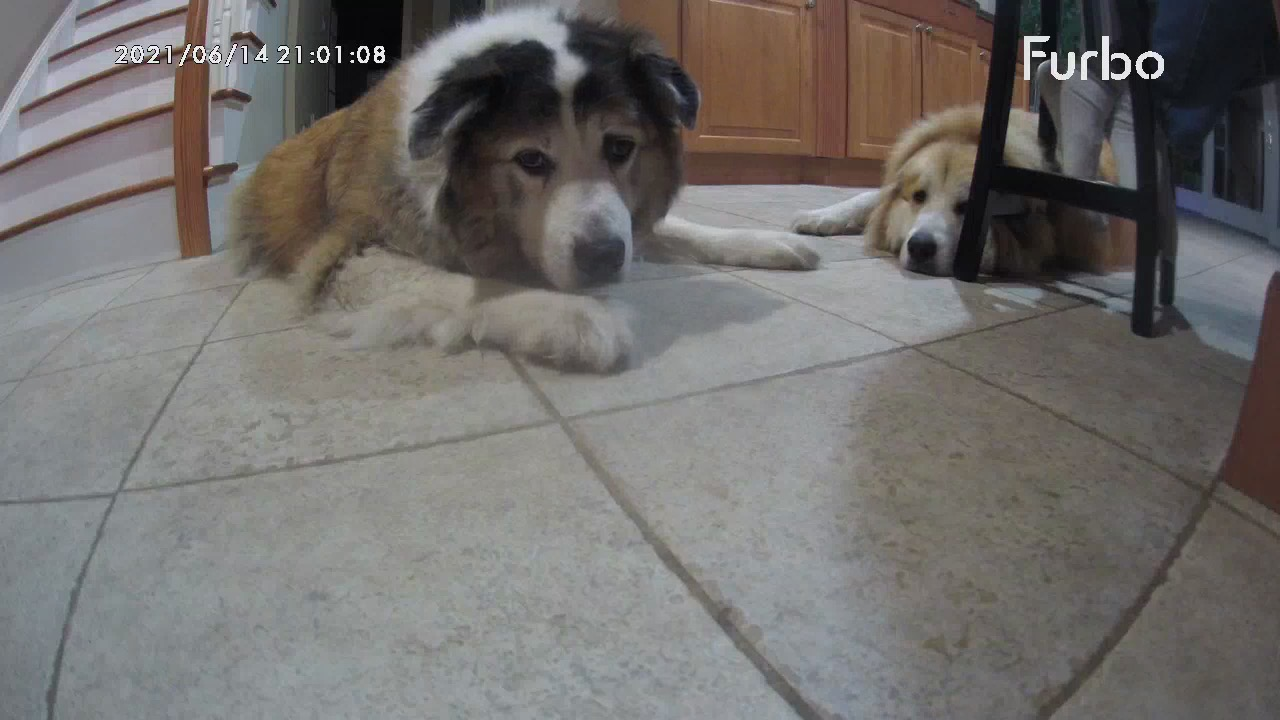
#> input picture experiments/test_images/test1.jpg, 1280 x 720 px
$ python -i process_frames.py   (imports and definitions only)
#> lines starting #> are read from the running program, lines starting #| are printed output that depends on the picture
#> further down, picture is the input picture: shape (720, 1280, 3); mean B, G, R 108.9, 111.1, 114
''' FRAME PROCESSING FUNCTIONS '''
import cv2
import numpy as np

# Perform histogram equalization on image (to improve contrast)
def histogram_equalization(img):
    # Convert to YUV color space for processing
    yuv = cv2.cvtColor(img, cv2.COLOR_BGR2YUV)
#> yuv: shape (720, 1280, 3); mean of channels 0, 1, 2 111.8, 126.6, 130

    # Perform histogram equalization
    yuv[:, :, 0] = cv2.equalizeHist(yuv[:, : , 0])
#> yuv: shape (720, 1280, 3); mean of channels 0, 1, 2 128.7, 126.6, 130

    # Convert back to BGR color space
    bgr = cv2.cvtColor(yuv, cv2.COLOR_YUV2BGR)
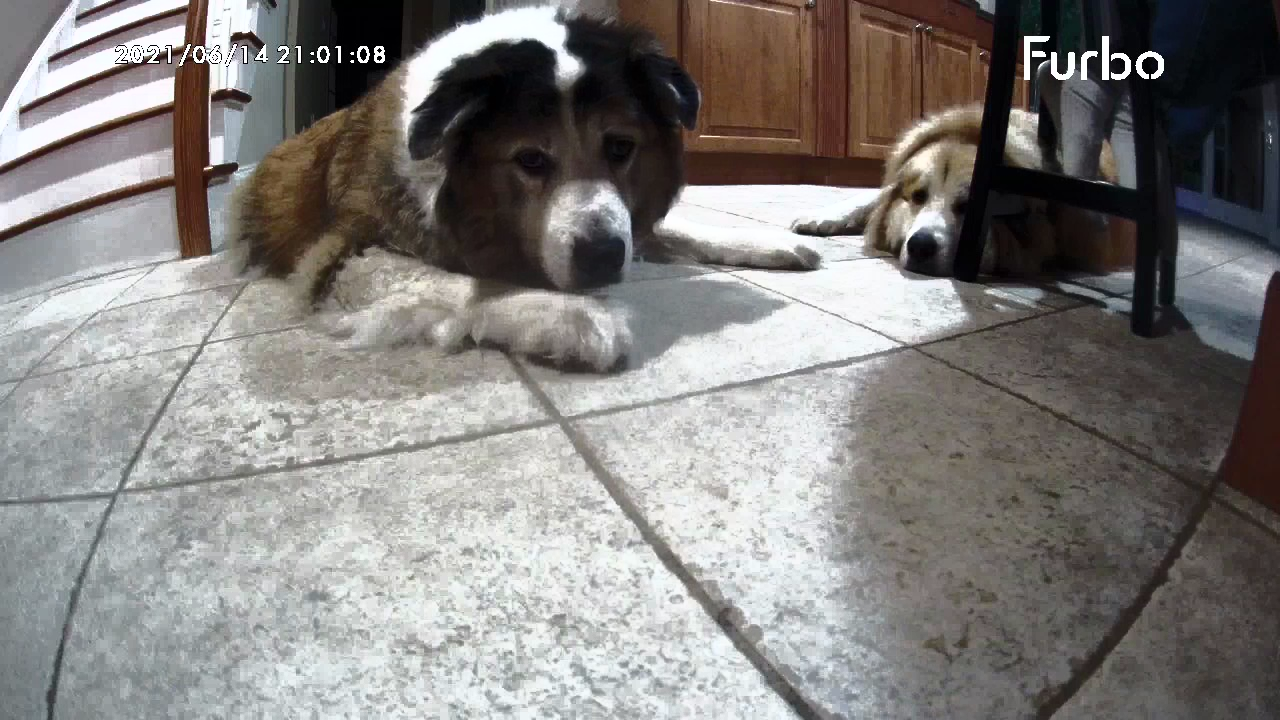
#> bgr: shape (720, 1280, 3); mean B, G, R 125.9, 128.1, 131

    return bgr


# Detect dog in image; produce mask
def get_dog_mask(img, model):
    # Reshape/make into a 'batch' to fit classifier
    x = np.zeros((1, ) + (160, 160) + (3, ), dtype = 'float32')
    img_resized = cv2.resize(img, (160, 160))
    x[0] = img_resized

    # Make prediction
    pred = model.predict(x)

    # Define mask & threshold (so binary)
    mask = np.argmax(pred[0], axis=-1)

    # Markers 0 and 2 specify dog; 1 is background
    # - map 0 and 2 together
    mask[mask == 2] = 0

    # Mask output is in range [0:1]; scale to [0:255]
    mask = mask.astype('float64')
    mask = mask * 255    # Scale by 255
    mask = mask.astype('uint8')

    # Mask is now a binary image; resize to original frame size
    mask_resized = cv2.resize(mask, (img.shape[1], img.shape[0]))

    return mask_resized


# Blur image background (i.e. pixels not containing a dog)
def blur_background(img, mask):
    # Create a blurred copy of image - use large kernel and sigma so not smoothing effect
    blurred = cv2.GaussianBlur(img, (25, 25), 200)

    # Stack mask into three-channels
    mask = np.stack((mask,)*3, axis=-1)

    # Replace background pixels with blurred pixels
    camera_out = np.where(mask == 255, blurred, img)

    return camera_out

>>> import cv2
>>> picture = cv2.imread('../../experiments/test_images/test1.jpg')
>>> result = histogram_equalization(picture)

$ run again, on experiments/test_images/test2.jpg
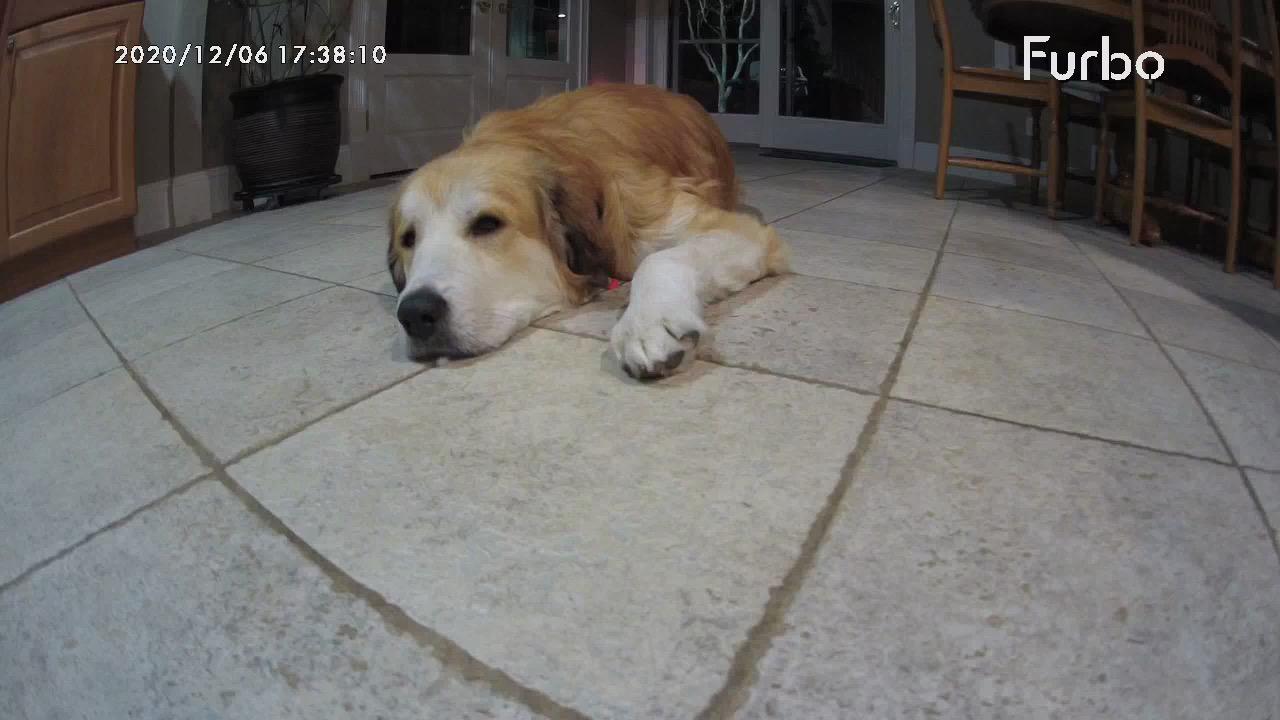
#> input picture experiments/test_images/test2.jpg, 1280 x 720 px
#> picture is the input picture: shape (720, 1280, 3); mean B, G, R 106.8, 109.6, 112.1
#> in histogram_equalization, `bgr = cv2.cvtColor(yuv, cv2.COLOR_YUV2BGR)`:
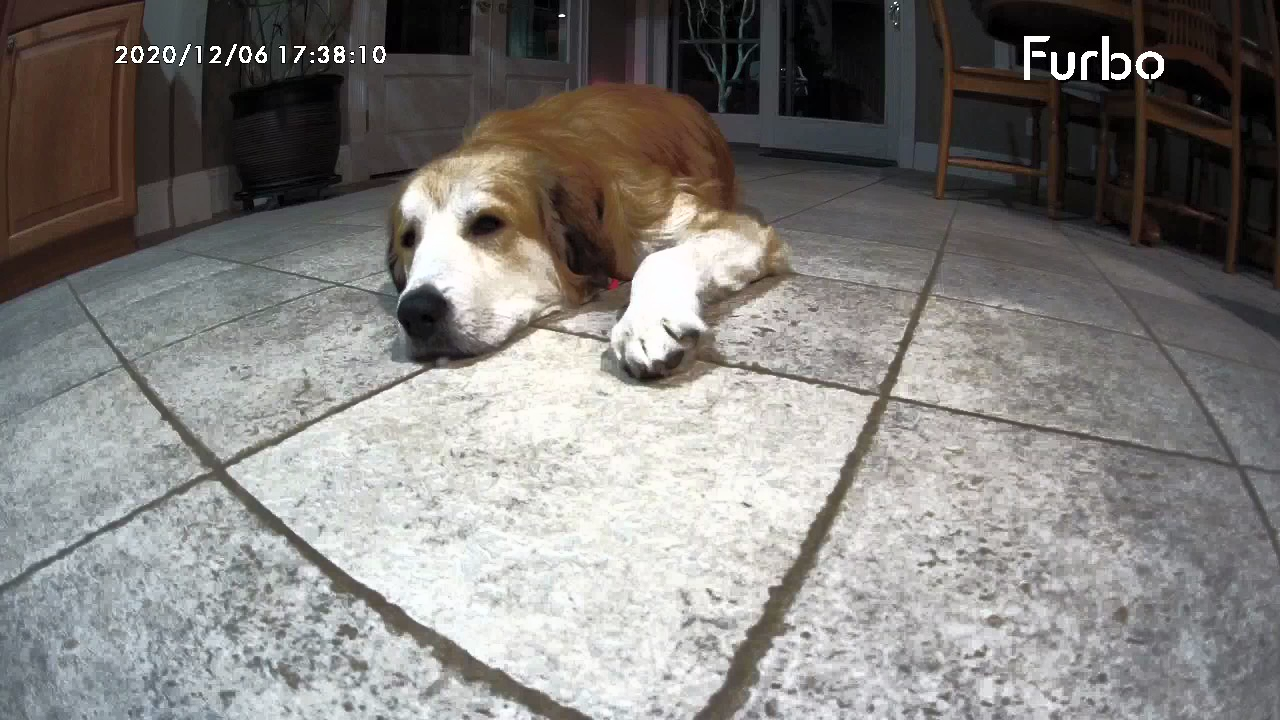
#> bgr: shape (720, 1280, 3); mean B, G, R 125.4, 128.1, 130.7

$ run again, on experiments/test_images/test3.jpg
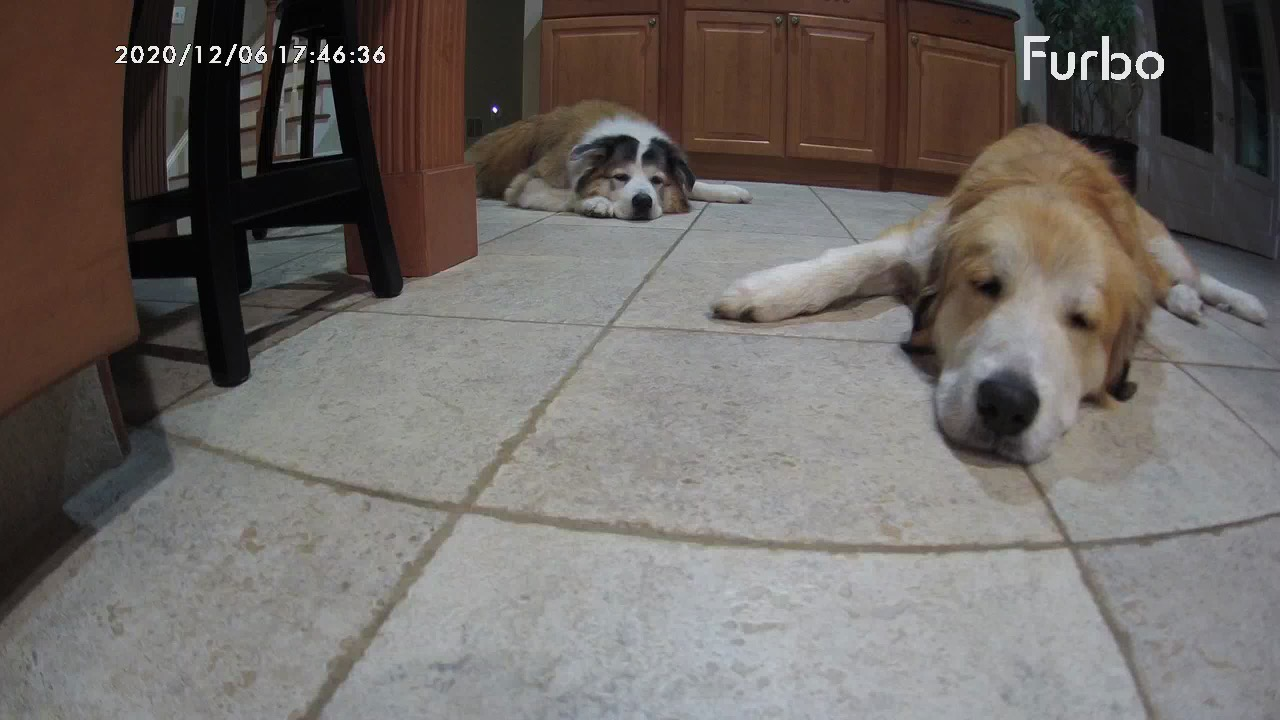
#> input picture experiments/test_images/test3.jpg, 1280 x 720 px
#> picture is the input picture: shape (720, 1280, 3); mean B, G, R 101.2, 104.9, 110.6
#> in histogram_equalization, `bgr = cv2.cvtColor(yuv, cv2.COLOR_YUV2BGR)`:
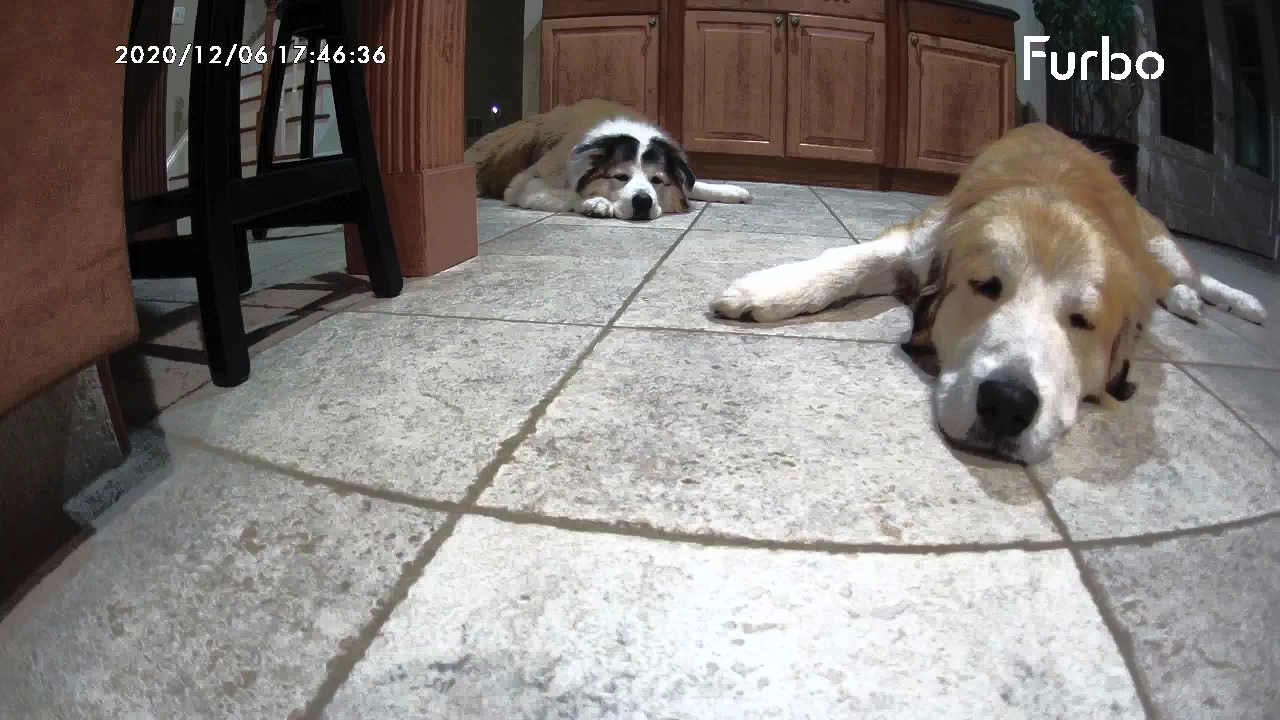
#> bgr: shape (720, 1280, 3); mean B, G, R 123.7, 127.2, 132.9

$ run again, on experiments/test_images/test4.jpg
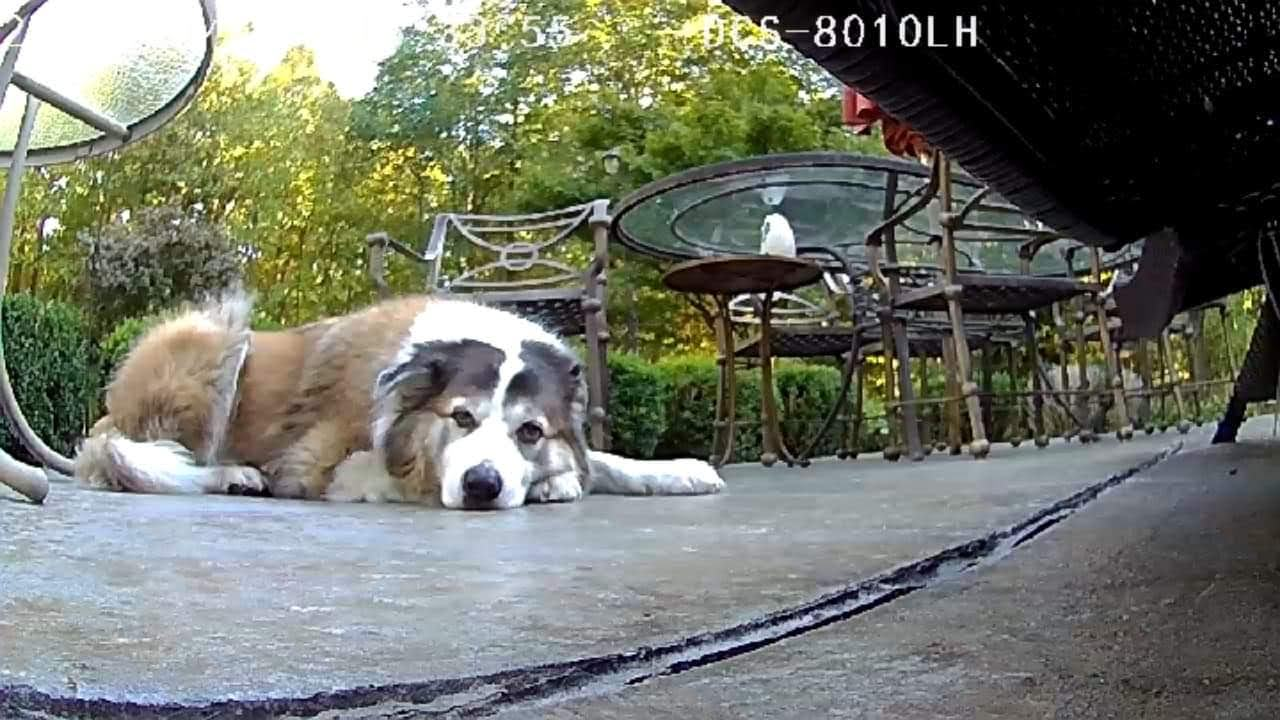
#> input picture experiments/test_images/test4.jpg, 1280 x 720 px
#> picture is the input picture: shape (720, 1280, 3); mean B, G, R 106.2, 117.2, 113.6
#> in histogram_equalization, `bgr = cv2.cvtColor(yuv, cv2.COLOR_YUV2BGR)`:
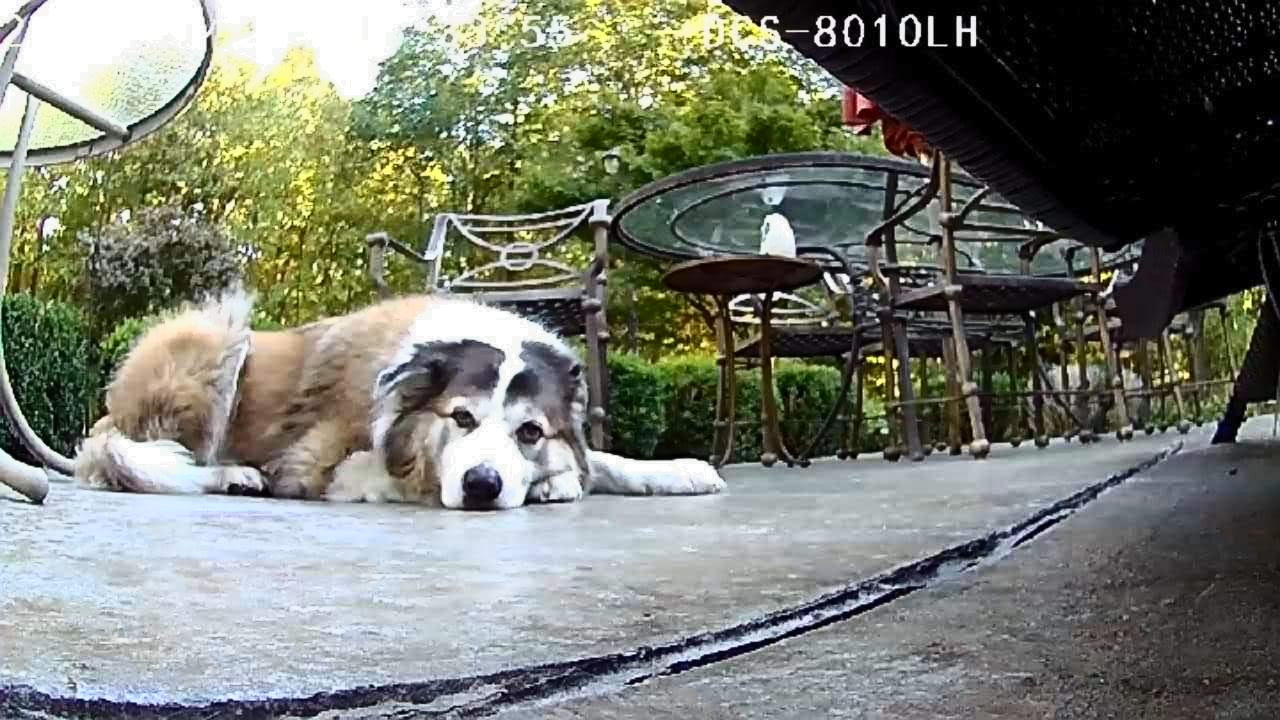
#> bgr: shape (720, 1280, 3); mean B, G, R 111.8, 122.8, 119.2
